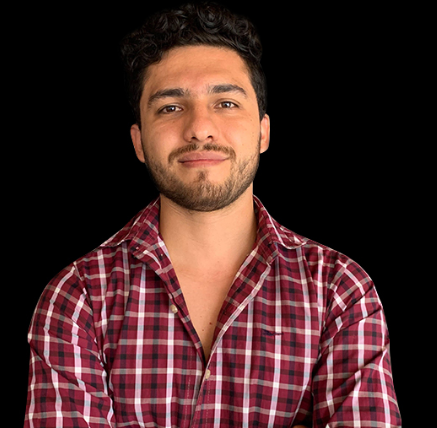
#> input picture data/yo.png, 437 x 428 px
$ jupyter execute 3.0-M1K3DEV23-kernel_redes.ipynb   (shell and % lines are left out)
#> lines starting #> are read from the running program, lines starting #| are printed output that depends on the picture
# El Kernel en acción

Creemos nuestro ejemplo de kernel horizontal y vertical, utilizando una imagen nuestra como base.

[cell 1]
import os
import sys

sys.path.append(os.path.dirname(os.path.abspath(os.path.abspath(""))))

## 1: importando bibliotecas

[cell 2]
import matplotlib.pyplot as plt
import numpy as np
import scipy.ndimage as nd
from skimage import color, io

## 2: Abrimos nuestra imagen y la convertimos a gris

[cell 3]
img = io.imread("../data/yo.png")
#> img is the input picture: shape (428, 437, 3); mean R, G, B 70.4, 40.3, 38.8

[cell 4]
print("Original image shape: ", img.shape)
#| Original image shape:  (428, 437, 3)

[cell 5]
img_gray = color.rgb2gray(img)
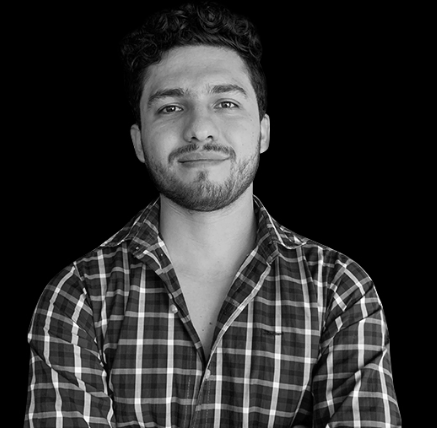
#> img_gray: shape (428, 437) float64; min 0, max 0.999, mean 0.183
print("Grayscale image shape: ", img_gray.shape)
#| Grayscale image shape:  (428, 437)

Vemos como la imagen original tiene 3 canales RGB mientras que la imagen en escala de Grises no tiene una tercera dimensión.

## 3: Creamos nuestros kernels vertical y horizontal

[cell 6]
# Kernel para detección de bordes verticales

kernel_v = np.array([[-1, 0, 1], [-1, 0, 1], [-1, 0, 1]])

# Kernel para deteción de bordes horizontales
kernel_h = np.array([[-1, -1, -1], [0, 0, 0], [1, 1, 1]])

## 4: Aplicamos la convolución a la imagen en escala de grises

[cell 7]
img_kernel_v = nd.convolve(img_gray, kernel_v)
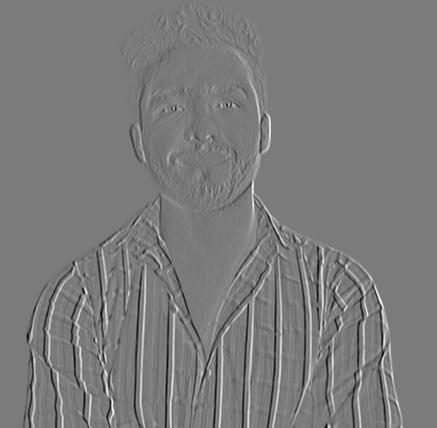
#> img_kernel_v: shape (428, 437) float64; min -2.37, max 2.53, mean 1.31e-20; drawn with min black and max white
img_kernel_h = nd.convolve(img_gray, kernel_h)
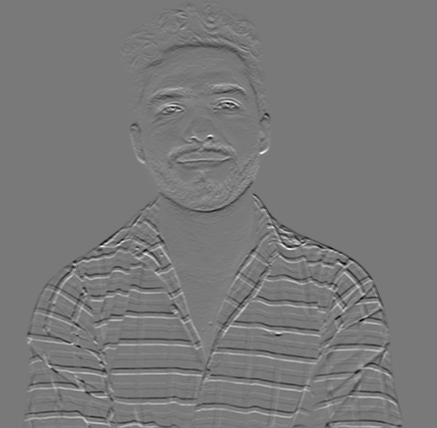
#> img_kernel_h: shape (428, 437) float64; min -2.06, max 2.25, mean -0.0031; drawn with min black and max white

## 5: Graficamos los resultados

[cell 8]
fig, ax = plt.subplots(2, 2)

ax[0, 0].imshow(img)
ax[0, 0].set_title("Original")
ax[0, 0].axis("off")

#
ax[0, 1].imshow(img_gray, cmap="gray")
ax[0, 1].set_title("Gray Scale")
ax[0, 1].axis("off")

ax[1, 0].imshow(img_kernel_v, cmap="gray")
ax[1, 0].set_title("Vertical Kernel Convolution")
ax[1, 0].axis("off")

ax[1, 1].imshow(img_kernel_h, cmap="gray")
ax[1, 1].set_title("Horizontal Kernel Convolution")
ax[1, 1].axis("off")

plt.show()
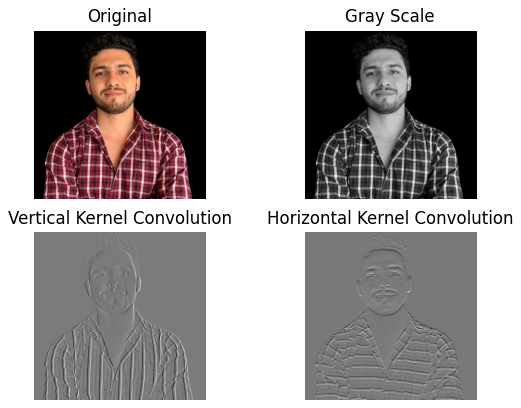
#> figure drawn by matplotlib, 4 panels

$ run again, with data/Mara.jpeg saved as data/yo.png
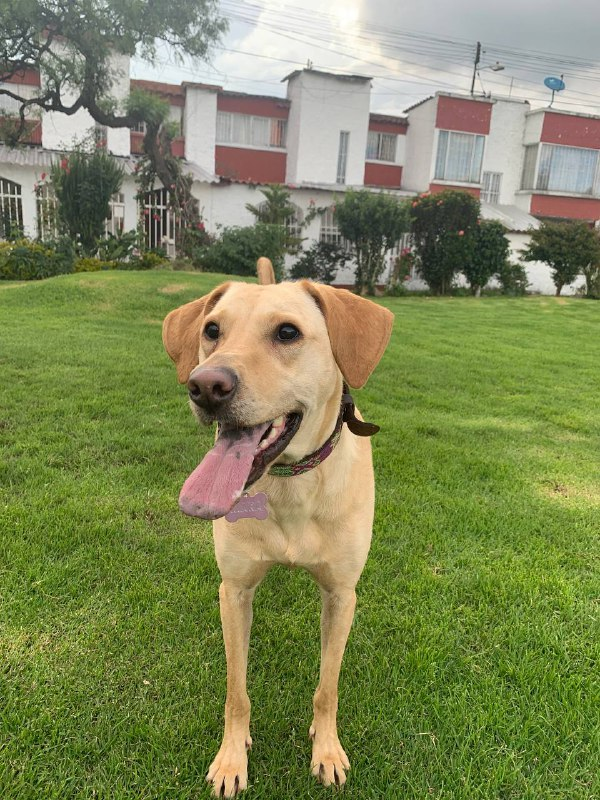
#> input picture data/Mara.jpeg, 600 x 800 px
#> img is the input picture: shape (800, 600, 3); mean R, G, B 127.7, 135.4, 88.4
#| Original image shape:  (800, 600, 3)
#| Grayscale image shape:  (800, 600)
#> `img_kernel_h = nd.convolve(img_gray, kernel_h)`:
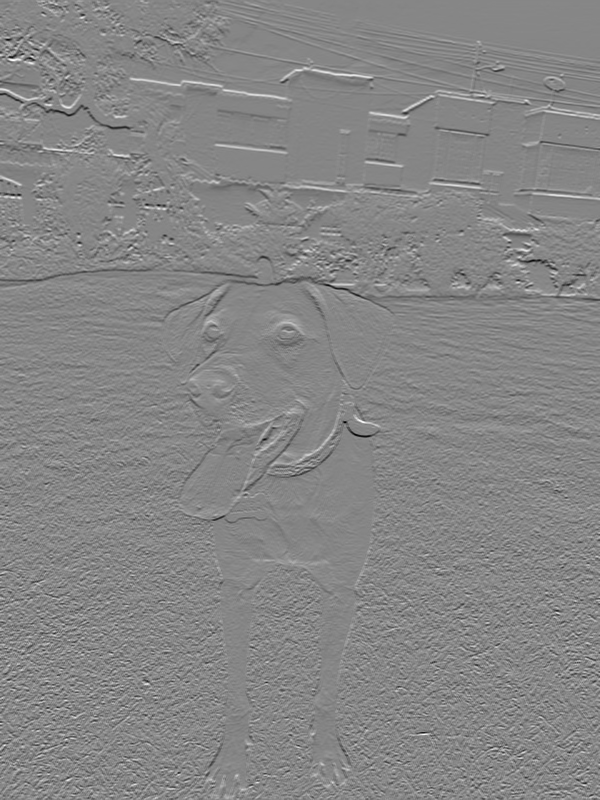
#> img_kernel_h: shape (800, 600) float64; min -2.16, max 1.95, mean 0.00276; drawn with min black and max white
#> `plt.show()`:
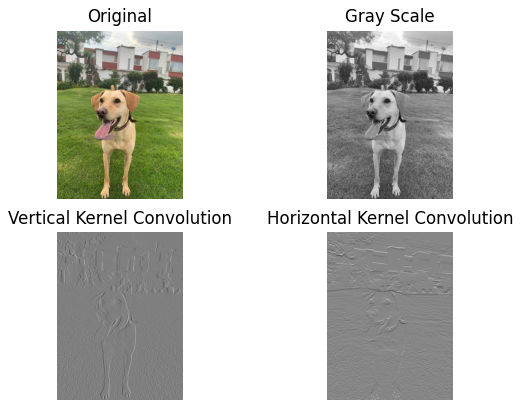
#> figure drawn by matplotlib, 4 panels
